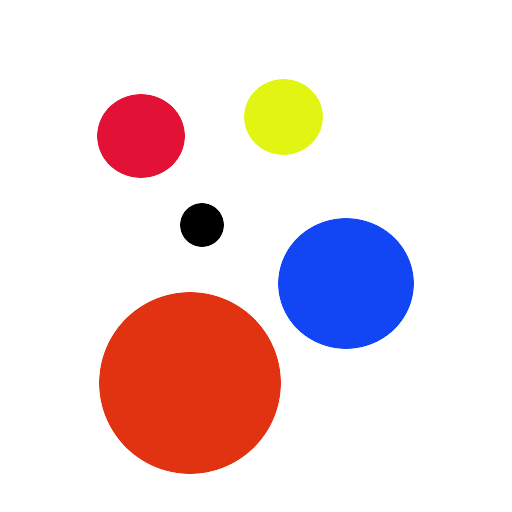
#> input picture vision/original.jpg, 512 x 512 px
$ python detect_circles_3.py ../vision/original.jpg
#> lines starting #> are read from the running program, lines starting #| are printed output that depends on the picture
'''
P.Désigaud
INSA Lyon
github.com/pauldes
A python algorithm using OpenCV's Hough Circles method to find a red circle in a picture
Optimized for a 720p cheap camera (webcam, Parrot AR Drone)
'''

# import the necessary packages
import numpy as np
import cv2
import sys

if len(sys.argv) != 2:
    print("Error! Program usage:")
    print("python detect_circles_2.py <image_circles_path>")
    exit()

# Load the image
bgr    = cv2.imread(sys.argv[1])
#> bgr is the input picture: shape (512, 512, 3); mean B, G, R 220.8, 218.1, 236.8
output = bgr.copy()

#Convert to HSV color space
hsv = cv2.cvtColor(bgr, cv2.COLOR_BGR2HSV)
#> hsv: shape (512, 512, 3); mean H, S, V 11.4, 45.2, 249.2

# Red range 1 (hue from 0 to 40)
lower_red1 = np.array([0,120,50])
upper_red1 = np.array([40,220,150])
# Red range 2 (hue from 140 to 180)
lower_red2 = np.array([140,120,50])
upper_red2 = np.array([180,220,150])
# H: 0 - 180, S: 0 - 255, V: 0 - 255

#Creating the color masks
mask1 = cv2.inRange(hsv, lower_red1, upper_red1)
#> mask1: shape (512, 512); every value is 0
mask2 = cv2.inRange(hsv, lower_red2, upper_red2)
mask = mask1|mask2

mask = cv2.threshold(mask,0,255,cv2.THRESH_BINARY)[1]

mask = cv2.GaussianBlur(mask,(5,5),0)

circles = cv2.HoughCircles(mask, cv2.HOUGH_GRADIENT, 1, minDist=5, param1=50,param2=30,minRadius=20,maxRadius=200)
#> circles = None

if circles is not None:

    for i in circles[0]:
        x = i[0]
        y = i[1]
        r = i[2]
        cv2.circle(output, (x, y), r, (255, 0, 0), 2)

else:
  print('No circles were found!')

cv2.circle(output, (int(output.shape[1]/2),int(output.shape[0]/2)), 20, (255, 0, 0), 2)
cv2.circle(output, (int(output.shape[1]/2),int(output.shape[0]/2)), 200, (255, 255, 0), 2)
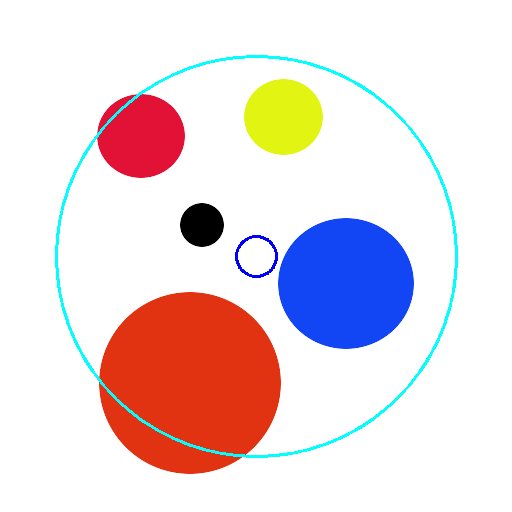
#> output: shape (512, 512, 3); mean B, G, R 221.3, 218.3, 232.9

cv2.namedWindow("output", cv2.WINDOW_NORMAL)
cv2.imshow("output", output)

cv2.namedWindow("mask", cv2.WINDOW_NORMAL)
cv2.imshow("mask", mask)

cv2.namedWindow("hsv", cv2.WINDOW_NORMAL)
cv2.imshow("hsv", hsv)
cv2.waitKey(0)
